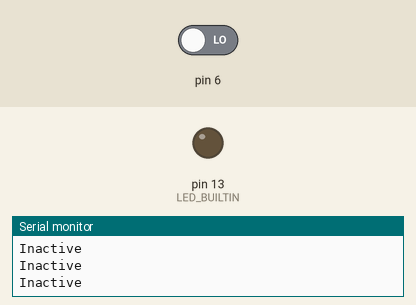
The sketch below on a simulated Arduino Uno, built with avr-gcc and run on an emulated ATmega328P. On the bench: output pins drawn as LEDs (lit = HIGH), the last lines printed to the serial monitor. Inputs (shaded band) come from the test bench; at power-on: pin 6 LOW.

Above: at 2.8 s.
2.9 s: pin 6 driven HIGH
At 4.3 s:
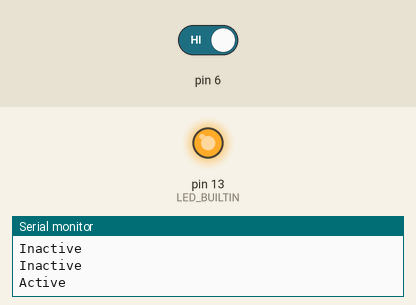
5.5 s: pin 6 driven LOW
At 7.8 s:
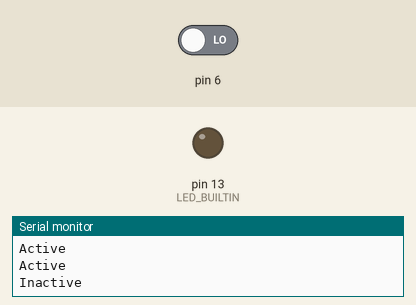
Timing chart, 0 to 9.3 s (numbered marks = the images above; inputs shaded):
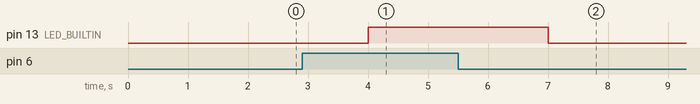

Measured:
- after the input at 2.9 s, pin 13 (LED_BUILTIN): LOW → HIGH after 1.1 s
- after the input at 5.5 s, pin 13 (LED_BUILTIN): HIGH → LOW after 1.5 s

The sketch:

Motion_sensor_and_LED.ino
```cpp
void setup() {
  // put your setup code here, to run once:
   pinMode(LED_BUILTIN, OUTPUT);
    Serial.begin(9600); // open serial port, set the baud rate as 9600 bps
}

void loop() {
  // put your main code here, to run repeatedly:
        if (digitalRead(6) == HIGH) {
               Serial.println("Active");
               delay(1000);
               digitalWrite(LED_BUILTIN, HIGH);


         }
        else {
          Serial.println("Inactive");
          digitalWrite(LED_BUILTIN, LOW);
         }
        delay(1000);
}
```
